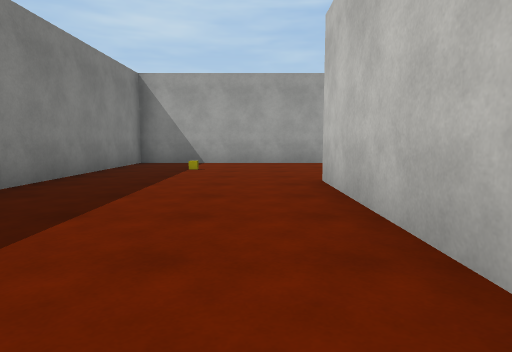
view 1 (above)

24 first-person views from a walk through a 3-D level made in the Unity game engine. The camera is 1.2 m above the floor, tilts 6° down and sees 75° across. The floor is counted in squares, 2 m on a side. Each view is taken from the middle of a square. On the plan, view 1 faces up. The plan holds only what a view shows up to about 10 squares ahead; the rest is blank. Some animated figures are not drawn. Surface patterns are stand-ins for the level's own textures.

view 2
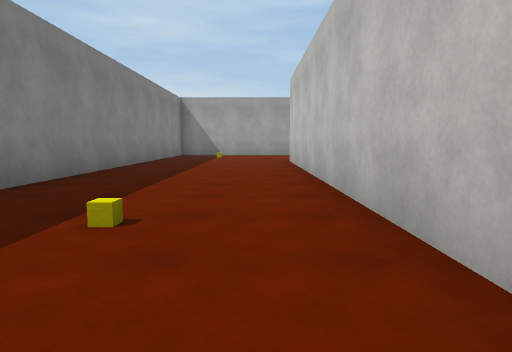

view 3
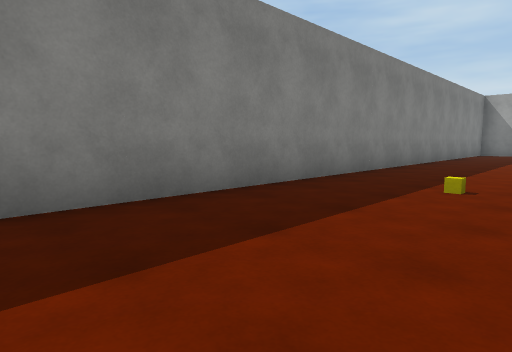

view 4
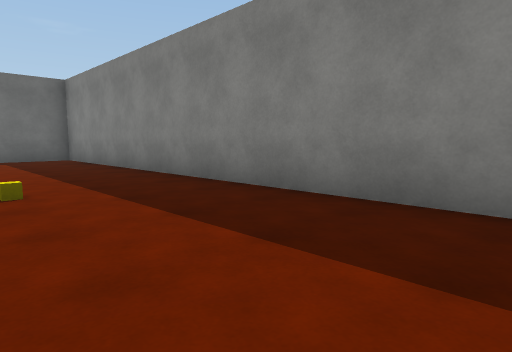

view 5
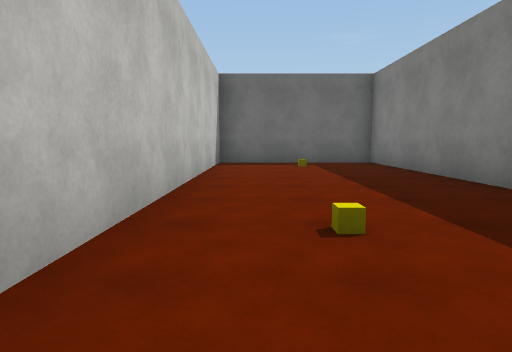

view 6
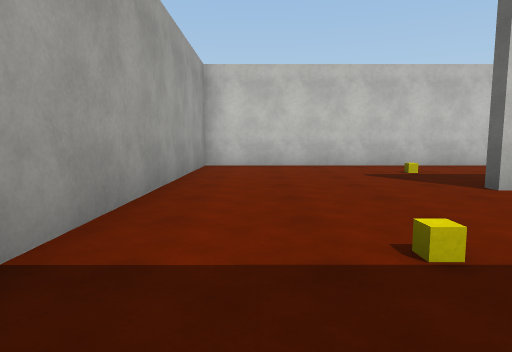

view 7
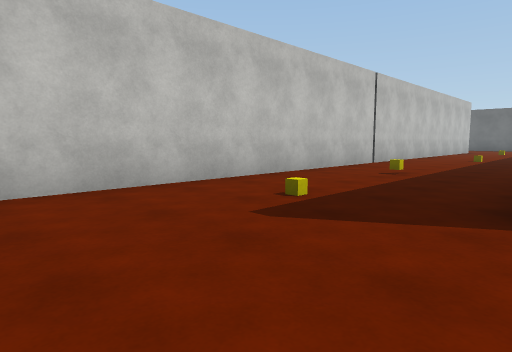

view 8
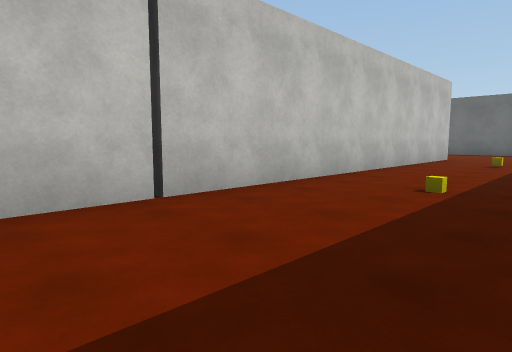

view 9
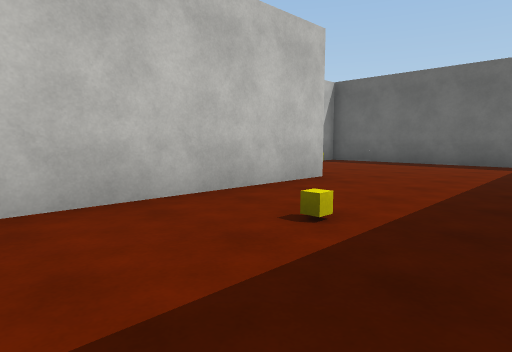

view 10
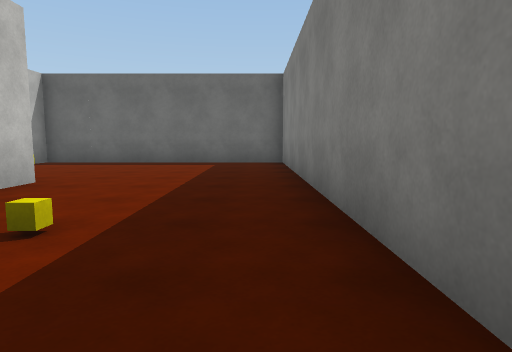

view 11
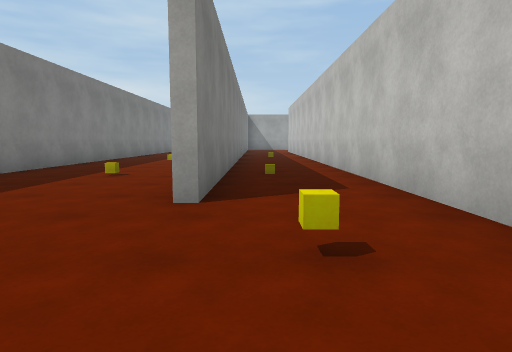

view 12
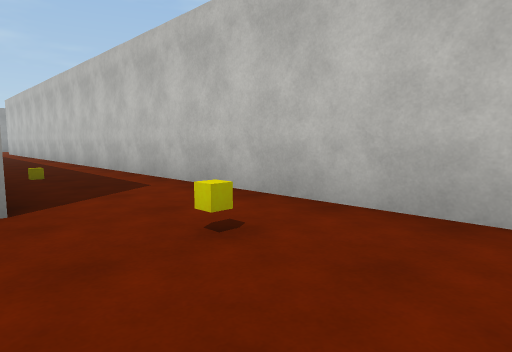

view 13
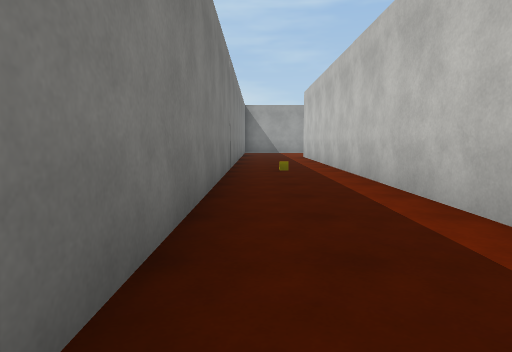

view 14
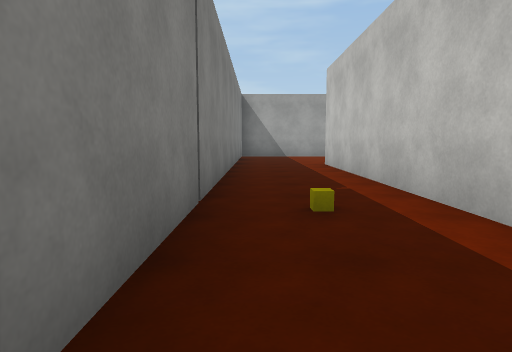

view 15
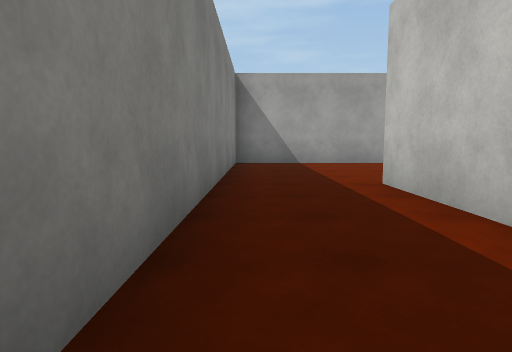

view 16
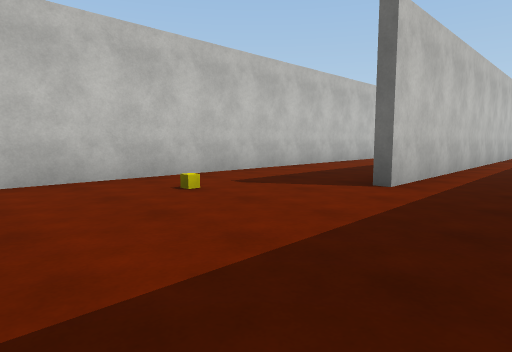

view 17
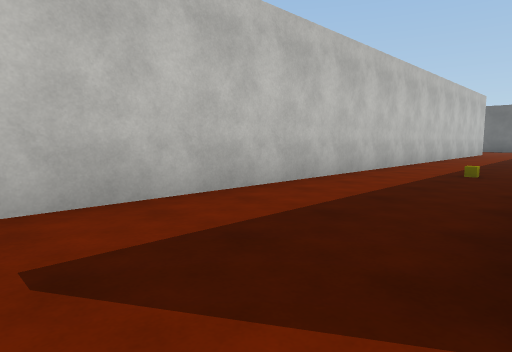

view 18
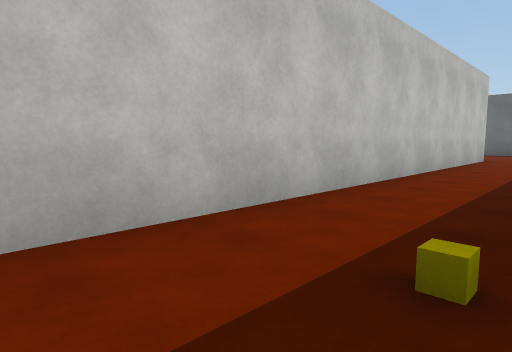

view 19
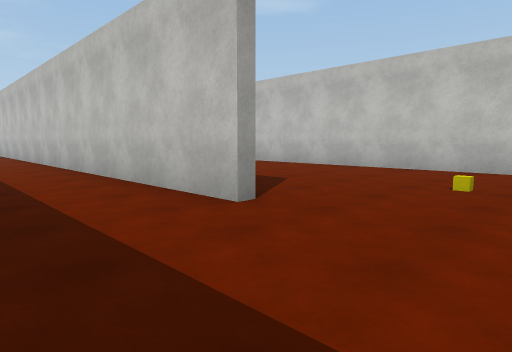

view 20
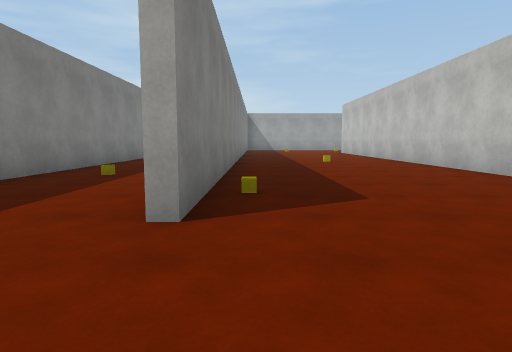

view 21
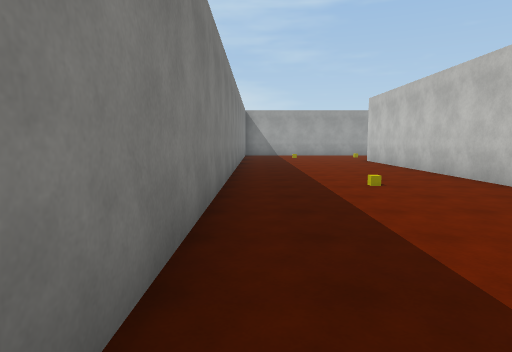

view 22
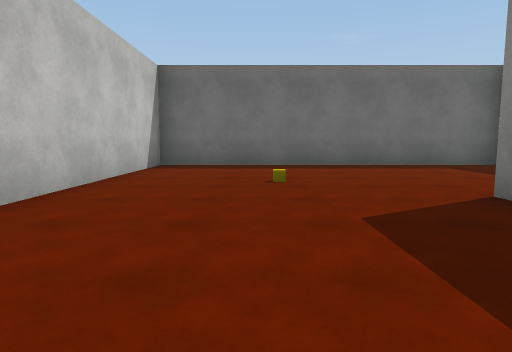

view 23
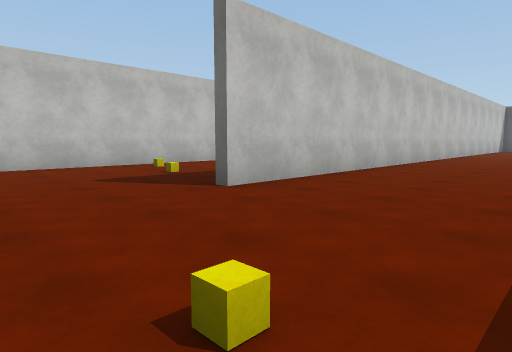

view 24
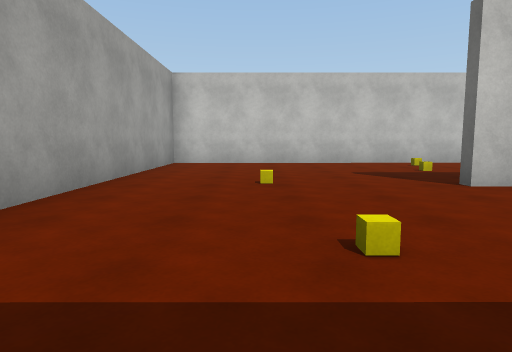

### Floor plan
Ten units are one square. View 1 is at (0, 0); x grows to the right and y downward. Boxes are objects, and circles mark ways between rooms. Rooms are numbered by the first view taken in them; rooms with no view inside come last. Other rooms are left out.
<svg viewBox="-37 -97 254 255">
<path fill="none" stroke="#000" d="M10 38 10 -51M13 39 13 153 78 153 78 116M52 109 52 -92 -32 -92 -32 153 10 153 10 72M81 29 81 79M96 -92 54 -92 54 109M112 106 112 -84M78 116 78 -48M114 -8 114 106M212 -9 212 -92 149 -92M80 153 164 153 164 -42"/>
<rect x="55" y="115" width="10" height="10" fill="#bbb"><title>yellow cube</title></rect>
<circle cx="65" cy="105" r="3" fill="#2a7"/>
<circle cx="95" cy="110" r="3" fill="#2a7"/>
<text x="0" y="40">1</text>
<text x="70" y="0">2</text>
<text x="160" y="30">3</text>
</svg>
Room 1 opens to room 2. Room 2 opens to room 3.

Where each view was taken, in squares from view 1:
view 1: 0 up, 0 right, facing up
view 2: 5 down, 0 right, facing up
view 3: 7 down, 0 right, facing up-left
view 4: 4 down, 0 right, facing down-left
view 5: 6 down, 0 right, facing down
view 6: 8 up, 3 left, facing right
view 7: 8 up, 1 right, facing down-right
view 8: 1 up, 2 right, facing down-right
view 9: 6 down, 2 right, facing down-right
view 10: 6 down, 2 right, facing down
view 11: 14 down, 6 right, facing up
view 12: 14 down, 5 right, facing up-right
view 13: 8 down, 6 right, facing up
view 14: 4 down, 6 right, facing up
view 15: 0 up, 6 right, facing up
view 16: 9 up, 6 right, facing down-right
view 17: 6 up, 8 right, facing down-right
view 18: 1 up, 9 right, facing down-right
view 19: 13 down, 9 right, facing up-right
view 20: 13 down, 12 right, facing up
view 21: 9 down, 12 right, facing up
view 22: 7 down, 14 right, facing down
view 23: 7 up, 13 right, facing down-right
view 24: 7 up, 12 right, facing right
